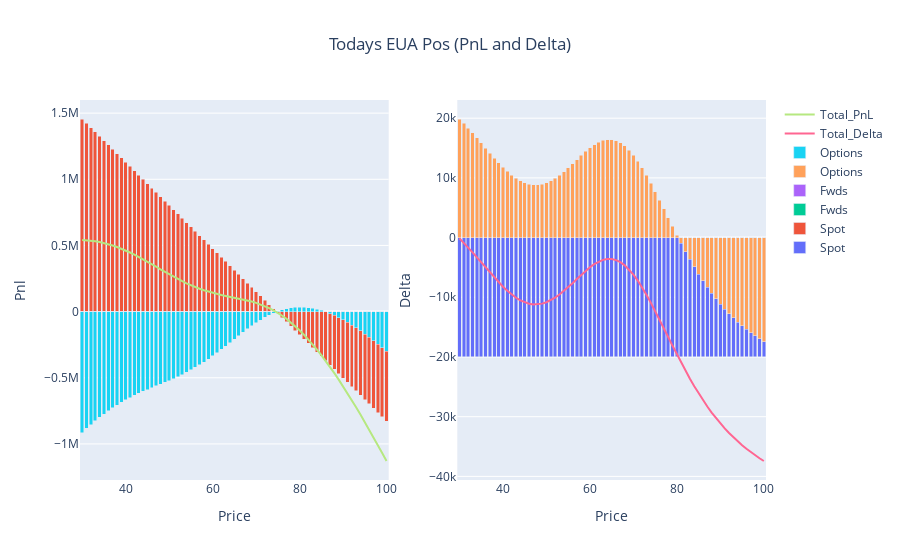

Notebook code for this chart:
### Markdown cell above
# Today's Position

### Code cell
## USE THIS STYLE OF GRAPHING FOR TODAY DATE ENTRY ##
position_functions = Position_Reporting(positions, 'EUA', current_date)
pnl, delta, theta, vega, value = position_functions.combine_frame()

fig_d = go.Figure()

fig_d.add_trace(go.Bar(x=delta.Price, y=delta.Spot, name='Spot', base=0))
fig_d.add_trace(go.Bar(x=delta.Price, y=delta.Fwds, name='Fwds', base=0))
fig_d.add_trace(go.Bar(x=delta.Price, y=delta.Options, name='Options', base=0))
fig_d.add_trace(go.Scatter(x=delta.Price, y=delta.Total_Delta, mode='lines', name='Total_Delta'))

#fig_d.update_layout(title='ACCU Delta Today', xaxis_title='Price', yaxis_title='Delta', barmode='stack')
#fig_d.show()

#~~~~~~~~~~~~~~~~~~~~~~~~~~~~~~~~~
fig_p = go.Figure()

fig_p.add_trace(go.Bar(x=pnl.Price, y=pnl.Spot, name='Spot', base=0))
fig_p.add_trace(go.Bar(x=pnl.Price, y=pnl.Fwds, name='Fwds', base=0))
fig_p.add_trace(go.Bar(x=pnl.Price, y=pnl.Options, name='Options', base=0))
fig_p.add_trace(go.Scatter(x=pnl.Price, y=pnl.Total_Pnl, mode='lines', name='Total_PnL'))

#fig_p.update_layout(title='ACCU PnL Today', xaxis_title='Price', yaxis_title='pnl', barmode='stack')
#fig_p.show()


#~~~~~~~~~~~~~~~~~~~~~~~~~~~~~~~
fig = make_subplots(rows=1, cols=2)
for i in range(0,len(fig_d.data)):
    fig.add_trace(fig_d.data[i], row=1, col=2)
    fig.add_trace(fig_p.data[i], row=1, col=1)
    
fig.update_layout(title={'text': 'Todays EUA Pos (PnL and Delta)','x': 0.5,'xanchor': 'center'}, barmode='stack')

fig.update_xaxes(title_text="Price", row=1, col=1)
fig.update_yaxes(title_text="Pnl", row=1, col=1)
fig.update_xaxes(title_text="Price", row=1, col=2)
fig.update_yaxes(title_text="Delta", row=1, col=2)    
fig.show()
